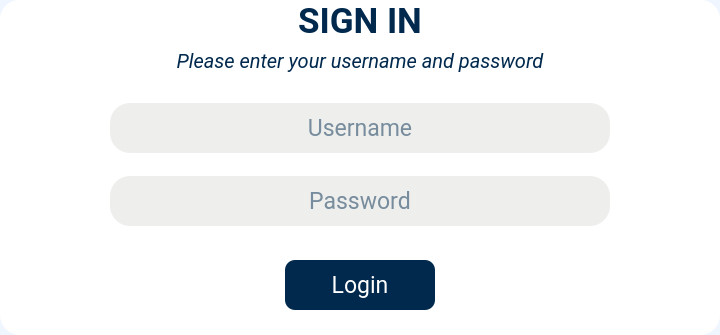
        <widget class="QWidget" name="Page_signin">
         <property name="font">
          <font>
           <family>Roboto</family>
           <pointsize>9</pointsize>
           <weight>50</weight>
           <bold>false</bold>
          </font>
         </property>
         <property name="styleSheet">
          <string notr="true">background-color: rgb(240, 246, 255);</string>
         </property>
         <layout class="QGridLayout" name="gridLayout_2">
          <property name="leftMargin">
           <number>0</number>
          </property>
          <property name="topMargin">
           <number>0</number>
          </property>
          <property name="rightMargin">
           <number>0</number>
          </property>
          <property name="bottomMargin">
           <number>0</number>
          </property>
          <property name="spacing">
           <number>0</number>
          </property>
          <item row="0" column="0">
           <widget class="QFrame" name="Sigin_form">
            <property name="maximumSize">
             <size>
              <width>720</width>
              <height>360</height>
             </size>
            </property>
            <property name="styleSheet">
             <string notr="true">background-color: rgb(255, 255, 255);
border-radius: 20px;</string>
            </property>
            <property name="frameShape">
             <enum>QFrame::NoFrame</enum>
            </property>
            <property name="frameShadow">
             <enum>QFrame::Raised</enum>
            </property>
            <property name="lineWidth">
             <number>5</number>
            </property>
            <layout class="QFormLayout" name="formLayout_2">
             <property name="labelAlignment">
              <set>Qt::AlignBottom|Qt::AlignHCenter</set>
             </property>
             <property name="formAlignment">
              <set>Qt::AlignCenter</set>
             </property>
             <property name="horizontalSpacing">
              <number>0</number>
             </property>
             <property name="verticalSpacing">
              <number>0</number>
             </property>
             <property name="leftMargin">
              <number>0</number>
             </property>
             <property name="topMargin">
              <number>0</number>
             </property>
             <property name="rightMargin">
              <number>0</number>
             </property>
             <property name="bottomMargin">
              <number>25</number>
             </property>
             <item row="1" column="0">
              <widget class="QFrame" name="Title">
               <property name="minimumSize">
                <size>
                 <width>720</width>
                 <height>80</height>
                </size>
               </property>
               <property name="maximumSize">
                <size>
                 <width>720</width>
                 <height>80</height>
                </size>
               </property>
               <property name="styleSheet">
                <string notr="true">color: rgb(0, 41, 77);</string>
               </property>
               <property name="frameShape">
                <enum>QFrame::NoFrame</enum>
               </property>
               <property name="frameShadow">
                <enum>QFrame::Raised</enum>
               </property>
               <layout class="QVBoxLayout" name="verticalLayout_7">
                <property name="spacing">
                 <number>0</number>
                </property>
                <property name="leftMargin">
                 <number>0</number>
                </property>
                <property name="topMargin">
                 <number>0</number>
                </property>
                <property name="rightMargin">
                 <number>0</number>
                </property>
                <property name="bottomMargin">
                 <number>0</number>
                </property>
                <item>
                 <widget class="QLabel" name="label_2">
                  <property name="sizePolicy">
                   <sizepolicy hsizetype="Preferred" vsizetype="Preferred">
                    <horstretch>1</horstretch>
                    <verstretch>0</verstretch>
                   </sizepolicy>
                  </property>
                  <property name="minimumSize">
                   <size>
                    <width>720</width>
                    <height>0</height>
                   </size>
                  </property>
                  <property name="maximumSize">
                   <size>
                    <width>720</width>
                    <height>100</height>
                   </size>
                  </property>
                  <property name="font">
                   <font>
                    <family>Roboto</family>
                    <pointsize>26</pointsize>
                    <weight>75</weight>
                    <bold>true</bold>
                   </font>
                  </property>
                  <property name="focusPolicy">
                   <enum>Qt::TabFocus</enum>
                  </property>
                  <property name="text">
                   <string>SIGN IN</string>
                  </property>
                  <property name="scaledContents">
                   <bool>false</bool>
                  </property>
                  <property name="alignment">
                   <set>Qt::AlignCenter</set>
                  </property>
                 </widget>
                </item>
                <item>
                 <widget class="QLabel" name="label_4">
                  <property name="sizePolicy">
                   <sizepolicy hsizetype="Preferred" vsizetype="Preferred">
                    <horstretch>1</horstretch>
                    <verstretch>0</verstretch>
                   </sizepolicy>
                  </property>
                  <property name="minimumSize">
                   <size>
                    <width>720</width>
                    <height>0</height>
                   </size>
                  </property>
                  <property name="maximumSize">
                   <size>
                    <width>720</width>
                    <height>100</height>
                   </size>
                  </property>
                  <property name="font">
                   <font>
                    <family>Roboto</family>
                    <pointsize>15</pointsize>
                    <weight>50</weight>
                    <italic>true</italic>
                    <bold>false</bold>
                   </font>
                  </property>
                  <property name="text">
                   <string>Please enter your username and password</string>
                  </property>
                  <property name="textFormat">
                   <enum>Qt::PlainText</enum>
                  </property>
                  <property name="alignment">
                   <set>Qt::AlignCenter</set>
                  </property>
                 </widget>
                </item>
               </layout>
              </widget>
             </item>
             <item row="3" column="0">
              <widget class="QFrame" name="Frame_btnlogin">
               <property name="minimumSize">
                <size>
                 <width>720</width>
                 <height>60</height>
                </size>
               </property>
               <property name="maximumSize">
                <size>
                 <width>720</width>
                 <height>60</height>
                </size>
               </property>
               <property name="frameShape">
                <enum>QFrame::StyledPanel</enum>
               </property>
               <property name="frameShadow">
                <enum>QFrame::Raised</enum>
               </property>
               <widget class="QPushButton" name="Signin_btn_login">
                <property name="geometry">
                 <rect>
                  <x>285</x>
                  <y>10</y>
                  <width>150</width>
                  <height>50</height>
                 </rect>
                </property>
                <property name="minimumSize">
                 <size>
                  <width>150</width>
                  <height>50</height>
                 </size>
                </property>
                <property name="maximumSize">
                 <size>
                  <width>150</width>
                  <height>50</height>
                 </size>
                </property>
                <property name="font">
                 <font>
                  <family>Roboto</family>
                  <pointsize>17</pointsize>
                  <weight>50</weight>
                  <italic>false</italic>
                  <bold>false</bold>
                 </font>
                </property>
                <property name="focusPolicy">
                 <enum>Qt::WheelFocus</enum>
                </property>
                <property name="styleSheet">
                 <string notr="true">
QPushButton{
background-color: rgb(0, 41, 77);
color: rgb(255, 255, 255);
border-radius:10px;
}
QPushButton:hover{
	background-color: rgb(216, 229, 254);
	color: rgb(0, 41, 77);
}</string>
                </property>
                <property name="text">
                 <string>Login</string>
                </property>
                <property name="autoDefault">
                 <bool>true</bool>
                </property>
                <property name="default">
                 <bool>true</bool>
                </property>
               </widget>
              </widget>
             </item>
             <item row="2" column="0">
              <widget class="QFrame" name="LineEdit_sigin">
               <property name="minimumSize">
                <size>
                 <width>720</width>
                 <height>170</height>
                </size>
               </property>
               <property name="maximumSize">
                <size>
                 <width>720</width>
                 <height>170</height>
                </size>
               </property>
               <property name="frameShape">
                <enum>QFrame::StyledPanel</enum>
               </property>
               <property name="frameShadow">
                <enum>QFrame::Raised</enum>
               </property>
               <layout class="QVBoxLayout" name="verticalLayout_10">
                <property name="spacing">
                 <number>0</number>
                </property>
                <property name="leftMargin">
                 <number>0</number>
                </property>
                <property name="topMargin">
                 <number>0</number>
                </property>
                <property name="rightMargin">
                 <number>0</number>
                </property>
                <property name="bottomMargin">
                 <number>0</number>
                </property>
                <item alignment="Qt::AlignHCenter">
                 <widget class="QLineEdit" name="Signin_username">
                  <property name="sizePolicy">
                   <sizepolicy hsizetype="Preferred" vsizetype="Preferred">
                    <horstretch>0</horstretch>
                    <verstretch>0</verstretch>
                   </sizepolicy>
                  </property>
                  <property name="minimumSize">
                   <size>
                    <width>500</width>
                    <height>50</height>
                   </size>
                  </property>
                  <property name="maximumSize">
                   <size>
                    <width>500</width>
                    <height>50</height>
                   </size>
                  </property>
                  <property name="font">
                   <font>
                    <family>Roboto</family>
                    <pointsize>17</pointsize>
                    <weight>50</weight>
                    <bold>false</bold>
                   </font>
                  </property>
                  <property name="focusPolicy">
                   <enum>Qt::StrongFocus</enum>
                  </property>
                  <property name="styleSheet">
                   <string notr="true">background-color: rgb(238, 238, 236);
color: rgb(0, 41, 77);</string>
                  </property>
                  <property name="text">
                   <string/>
                  </property>
                  <property name="alignment">
                   <set>Qt::AlignCenter</set>
                  </property>
                  <property name="placeholderText">
                   <string>Username</string>
                  </property>
                  <property name="cursorMoveStyle">
                   <enum>Qt::VisualMoveStyle</enum>
                  </property>
                  <property name="clearButtonEnabled">
                   <bool>false</bool>
                  </property>
                 </widget>
                </item>
                <item alignment="Qt::AlignHCenter">
                 <widget class="QLineEdit" name="Signin_password">
                  <property name="sizePolicy">
                   <sizepolicy hsizetype="Preferred" vsizetype="Preferred">
                    <horstretch>0</horstretch>
                    <verstretch>0</verstretch>
                   </sizepolicy>
                  </property>
                  <property name="minimumSize">
                   <size>
                    <width>500</width>
                    <height>50</height>
                   </size>
                  </property>
                  <property name="maximumSize">
                   <size>
                    <width>500</width>
                    <height>50</height>
                   </size>
                  </property>
                  <property name="font">
                   <font>
                    <family>Roboto</family>
                    <pointsize>17</pointsize>
                   </font>
                  </property>
                  <property name="focusPolicy">
                   <enum>Qt::StrongFocus</enum>
                  </property>
                  <property name="styleSheet">
                   <string notr="true">background-color: rgb(238, 238, 236);
color: rgb(0, 41, 77);</string>
                  </property>
                  <property name="text">
                   <string/>
                  </property>
                  <property name="echoMode">
                   <enum>QLineEdit::Password</enum>
                  </property>
                  <property name="alignment">
                   <set>Qt::AlignCenter</set>
                  </property>
                  <property name="placeholderText">
                   <string>Password</string>
                  </property>
                  <property name="cursorMoveStyle">
                   <enum>Qt::LogicalMoveStyle</enum>
                  </property>
                  <property name="clearButtonEnabled">
                   <bool>true</bool>
                  </property>
                 </widget>
                </item>
               </layout>
              </widget>
             </item>
            </layout>
           </widget>
          </item>
         </layout>
        </widget>
